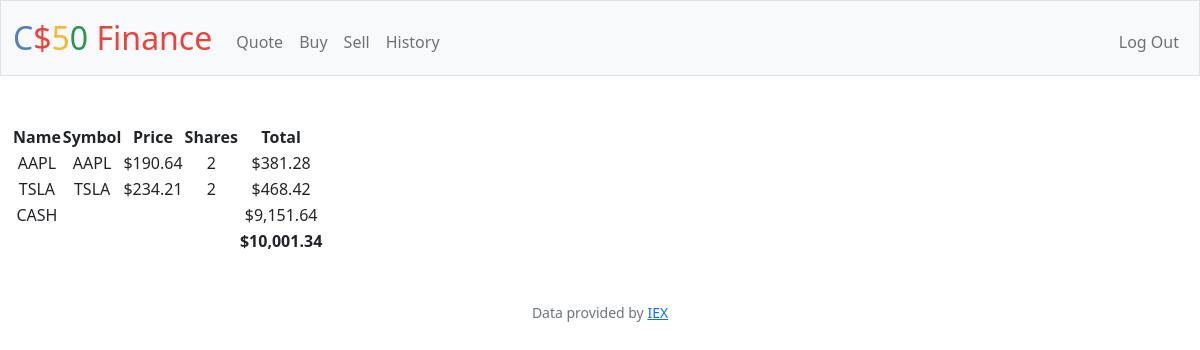
/ (signed in), run on the app's committed database.
### tables this page shows
CREATE TABLE orders(
id INTEGER PRIMARY KEY AUTOINCREMENT,
user_id INTEGER NOT NULL,
name TEXT NOT NULL,
symbol TEXT NOT NULL,
shares INTEGER NOT NULL,
price NUMERIC NOT NULL,
type TEXT NOT NULL,
dertime DATETIME DEFAULT CURRENT_TIMESTAMP);

CREATE TABLE users (id INTEGER PRIMARY KEY AUTOINCREMENT NOT NULL, username TEXT NOT NULL, hash TEXT NOT NULL, cash NUMERIC NOT NULL DEFAULT 10000.00);

### app.py (the view)
@app.route("/")
@login_required
def index():
    user_id = session["user_id"]
    stocks = db.execute(
        "SELECT name,symbol,price,sum(shares) as sumshares FROM orders WHERE user_id = ? GROUP BY symbol",
        user_id,
    )
    dic1ele = db.execute("SELECT cash FROM users WHERE id = ?", user_id)
    cash = dic1ele[0]["cash"]
    totalassets = cash
    for stock in stocks:
        total = stock["sumshares"] * stock["price"]  # 每一个股的总价值
        totalassets += total
    return render_template(
        "index.html", stocks=stocks, cash=cash, totalassets=totalassets, usd=usd
    )

### app.py (called while the page is built)
@app.after_request
def after_request(response):
    response.headers["Cache-Control"] = "no-cache, no-store, must-revalidate"
    response.headers["Expires"] = 0
    response.headers["Pragma"] = "no-cache"
    return response

### helpers.py (called while the page is built)
def login_required(f):
    @wraps(f)
    def decorated_function(*args, **kwargs):
        if session.get("user_id") is None:
            return redirect("/login")
        return f(*args, **kwargs)
    return decorated_function

def usd(value):
    return f"${value:,.2f}"

### templates/index.html (shortened to what this page needs)
{% extends "layout.html" %}
{% block main %}
<table>
    <thead>
        <tr>
            <th>Name</th>
            <th>Symbol</th>
            <th>Price</th>
            <th>Shares</th>
            <th>Total</th>
        </tr>
    </thead>
    <tbody>
        {% for stock in stocks %}
        <tr>
            <td>{{stock["name"]}}</td>
            <td>{{stock["symbol"]}}</td>
            <td>{{usd(stock["price"])}}</td>
            <td>{{stock["sumshares"]}}</td>
            <td>{{ usd(stock["price"] * stock["sumshares"]) }}</td>
        </tr>
        {% endfor %}
        <tr>
            <td>CASH</td>
            <td></td>
            <td></td>
            <td></td>
            <td>{{ usd(cash) }}</td>
        </tr>
    </tbody>
    <tfoot>
        <tr>
            <td></td>
            <td></td>
            <td></td>
            <td></td>
            <td><b>{{ usd(totalassets) }}</b></td>
        </tr>
    </tfoot>
</table>
{% endblock %}

### data on the page
orders: name "AAPL", symbol "AAPL", price "$190.64", sumshares "2", price "$381.28"
users: cash "$9,151.64"

### other printed values
{{ stock["name"] }} "TSLA"
{{ stock["symbol"] }} "TSLA"
{{ usd(stock["price"]) }} "$234.21"
{{ stock["sumshares"] }} "2"
{{ usd(stock["price"] * stock["sumshares"]) }} "$468.42"
{{ usd(totalassets) }} "$10,001.34"
